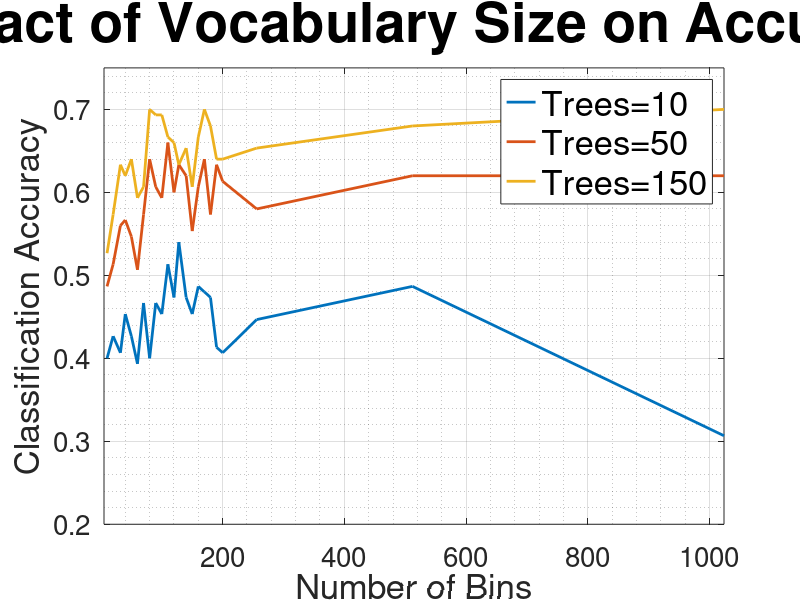

MATLAB code to generate this figure: (Note: this script raises an error after producing the figure.)
load kmeans_codebook_accuracy.mat

figure(1)
plot(numBin, accuracy_rf_all, 'LineWidth', 2);
axis([5 1024 0.2 0.75]);
set(gca,'fontsize',20);
grid on; grid minor;
title('Impact of Vocabulary Size on Accuracy','FontSize',40);
xlabel('Number of Bins', 'FontSize', 25);
ylabel('Classification Accuracy', 'FontSize', 25);
legend({'Trees=10', 'Trees=50', 'Trees=150'}, 'FontSize', 25);
scale_graph;

% figure(2)
% plot(numBin, mean(buildCodebookTime_all), 'LineWidth', 2);
% axis([5 1024 0 200]);
% set(gca,'fontsize',20);
% grid on; grid minor;
% title('Complexity of Vocabulary Size','FontSize',40);
% xlabel('Number of Bins', 'FontSize', 25);
% ylabel('Time Taken to Build Kmeans Codebook (s)', 'FontSize', 25);
% scale_graph;

